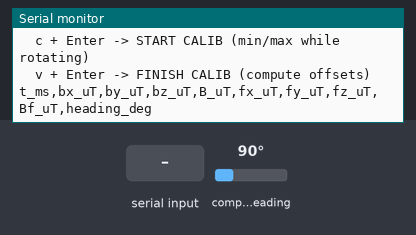
Recording of a sketch running on a simulated ESP32. Parts: the last lines printed to the serial monitor. Wiring (inferred from the names in the program): HMC5883L compass at I2C address 0x1E. Inputs (shaded band) come from the test bench; at power-on: compass heading 90°.

Above: at 2.9 s.
3.0 s: "s\n" received over Serial
At 3.5 s:
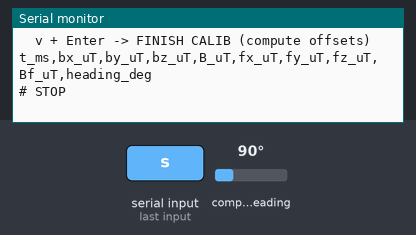
4.5 s: "r\n" received over Serial
At 4.61 s:
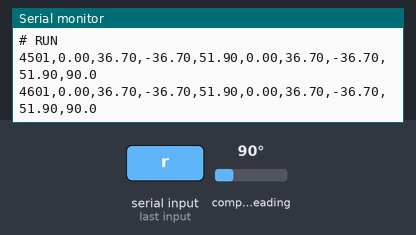
6.0 s: "f\n" received over Serial
At 6.11 s:
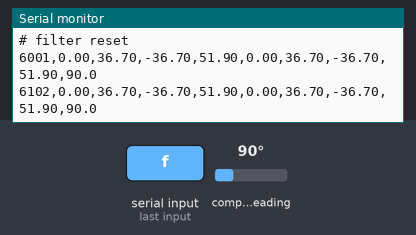
7.5 s: "c\n" received over Serial
At 7.61 s:
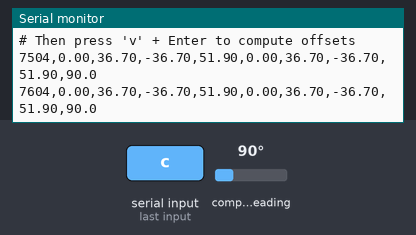
9.0 s: "v\n" received over Serial
At 9.11 s:
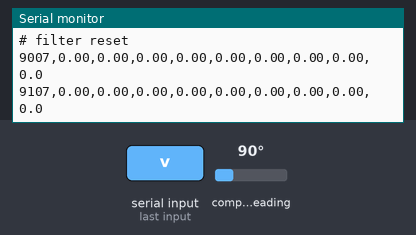
10.5 s: compass heading set to 7°
At 10.52 s:
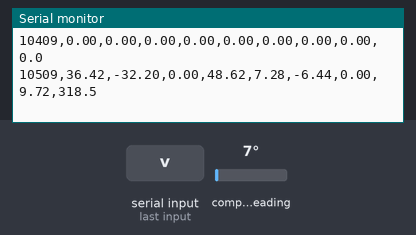
Timing chart, 0 to 13.0 s (numbered marks = the images above; inputs shaded):
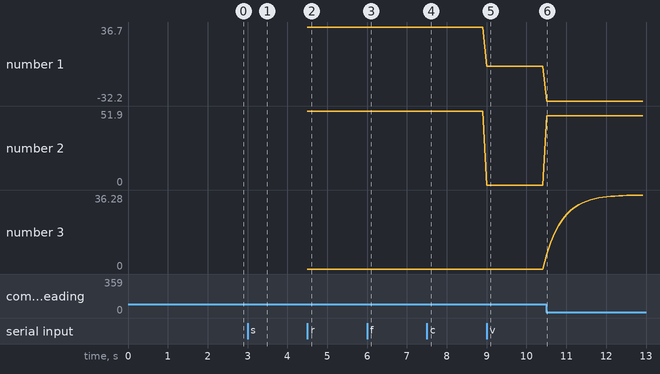

Measured:
- after the input at 3.0 s, the serial monitor: prints a new line at once (image 1)
- after the input at 4.5 s, the serial monitor: prints a new line at once (image 2)
- after the input at 6.0 s, the serial monitor: prints a new line at once (image 3)
- after the input at 7.5 s, the serial monitor: prints a new line at once (image 4)
- after the input at 9.0 s, the serial monitor: prints a new line at once (image 5)
- after the input at 10.5 s, the serial monitor: prints a new line at once (image 6)
- plotted number 1: 0 → -32.2 after the input at 10.5 s
- plotted number 2: 0 → 48.62 after the input at 10.5 s

The sketch:

dmp_project.ino
```cpp
#include <Wire.h>
#include <math.h>

#define MAG_ADDR 0x1E

//type 'r'
bool running = false;

// sampling period (ms)
const uint32_t SAMPLE_PERIOD_MS = 100;
uint32_t lastSampleMs = 0;

const float ALPHA = 0.2f;

const float LSB_PER_GAUSS = 1090.0f;
const float GAUSS_TO_UT   = 100.0f;

// filtered values (in microtesla)
bool filtInit = false;
float fx_uT = 0, fy_uT = 0, fz_uT = 0;

// hard-iron calibration
bool calib = false;
int16_t minX = 32767, minY = 32767, minZ = 32767;
int16_t maxX = -32768, maxY = -32768, maxZ = -32768;
float offX = 0, offY = 0, offZ = 0;

void writeReg(uint8_t reg, uint8_t val) {
  Wire.beginTransmission(MAG_ADDR);
  Wire.write(reg);
  Wire.write(val);
  Wire.endTransmission();
}

bool readRegs(uint8_t reg, uint8_t *buf, uint8_t len) {
  Wire.beginTransmission(MAG_ADDR);
  Wire.write(reg);
  if (Wire.endTransmission(false) != 0) return false;
  if (Wire.requestFrom((int)MAG_ADDR, (int)len) != len) return false;
  for (int i = 0; i < len; i++) buf[i] = Wire.read();
  return true;
}

// Read one magnetometer sample (raw counts)
bool readMagRaw(int16_t &mx, int16_t &my, int16_t &mz) {
  uint8_t b[6];
  if (!readRegs(0x03, b, 6)) return false;

  mx = (int16_t)((b[0] << 8) | b[1]);
  mz = (int16_t)((b[2] << 8) | b[3]);
  my = (int16_t)((b[4] << 8) | b[5]);
  return true;
}

void resetFilter() {
  filtInit = false;
  fx_uT = fy_uT = fz_uT = 0;
  Serial.println("# filter reset");
}

void calibStart() {
  calib = true;
  minX = minY = minZ = 32767;
  maxX = maxY = maxZ = -32768;
  Serial.println("# CALIB START: rotate the board slowly in all directions for ~10-20s");
  Serial.println("# Then press 'v' + Enter to compute offsets");
}

void calibFinish() {
  calib = false;
  offX = 0.5f * (float)(maxX + minX);
  offY = 0.5f * (float)(maxY + minY);
  offZ = 0.5f * (float)(maxZ + minZ);

  Serial.print("# OFFSETS (raw counts): offX,offY,offZ = ");
  Serial.print(offX, 2); Serial.print(",");
  Serial.print(offY, 2); Serial.print(",");
  Serial.println(offZ, 2);

  Serial.println("# Offsets are now applied BEFORE conversion to microtesla");
  resetFilter();
}

static inline float countsTo_uT(float counts) {
  return (counts / LSB_PER_GAUSS) * GAUSS_TO_UT;
}

void emitSample_uT(uint32_t t_ms, int16_t mx, int16_t my, int16_t mz) {
  // Update calibration min/max if active
  if (calib) {
    if (mx < minX) minX = mx; if (mx > maxX) maxX = mx;
    if (my < minY) minY = my; if (my > maxY) maxY = my;
    if (mz < minZ) minZ = mz; if (mz > maxZ) maxZ = mz;
  }

  // Apply offsets (hard-iron correction) in RAW counts
  float cx = (float)mx - offX;
  float cy = (float)my - offY;
  float cz = (float)mz - offZ;

  // Convert corrected values to microtesla
  float bx_uT = countsTo_uT(cx);
  float by_uT = countsTo_uT(cy);
  float bz_uT = countsTo_uT(cz);

  float B_uT = sqrtf(bx_uT * bx_uT + by_uT * by_uT + bz_uT * bz_uT);

  // EMA filter on microtesla axes
  if (!filtInit) {
    fx_uT = bx_uT; fy_uT = by_uT; fz_uT = bz_uT;
    filtInit = true;
  } else {
    fx_uT = ALPHA * bx_uT + (1.0f - ALPHA) * fx_uT;
    fy_uT = ALPHA * by_uT + (1.0f - ALPHA) * fy_uT;
    fz_uT = ALPHA * bz_uT + (1.0f - ALPHA) * fz_uT;
  }

  float Bf_uT = sqrtf(fx_uT * fx_uT + fy_uT * fy_uT + fz_uT * fz_uT);

  // Heading from filtered X/Y (not tilt-compensated)
  float heading = atan2f(fy_uT, fx_uT) * 180.0f / PI;
  if (heading < 0) heading += 360.0f;

  Serial.print(t_ms);
  Serial.print(",");
  Serial.print(bx_uT, 2); Serial.print(",");
  Serial.print(by_uT, 2); Serial.print(",");
  Serial.print(bz_uT, 2); Serial.print(",");
  Serial.print(B_uT, 2);  Serial.print(",");
  Serial.print(fx_uT, 2); Serial.print(",");
  Serial.print(fy_uT, 2); Serial.print(",");
  Serial.print(fz_uT, 2); Serial.print(",");
  Serial.print(Bf_uT, 2); Serial.print(",");
  Serial.println(heading, 1);
}

void setup() {
  Serial.begin(115200);
  delay(1500);

  Wire.begin(21, 22);
  delay(200);

  writeReg(0x00, 0b01110000);
  writeReg(0x01, 0b00100000);
  writeReg(0x02, 0x00);

  Serial.println("=== HMC5883L STREAM (microtesla + EMA + HEADING) ===");
  Serial.println("Commands:");
  Serial.println("  r + Enter -> RUN (continuous)");
  Serial.println("  s + Enter -> STOP");
  Serial.println("  1 + Enter -> SINGLE READ (then stop)");
  Serial.println("  f + Enter -> RESET FILTER");
  Serial.println("  c + Enter -> START CALIB (min/max while rotating)");
  Serial.println("  v + Enter -> FINISH CALIB (compute offsets)");
  Serial.println();
  Serial.println("t_ms,bx_uT,by_uT,bz_uT,B_uT,fx_uT,fy_uT,fz_uT,Bf_uT,heading_deg");
}

void loop() {
  // Serial control
  while (Serial.available()) {
    char c = Serial.read();
    if (c == '\n' || c == '\r') continue;

    if (c == 's') {
      running = false;
      Serial.println("# STOP");
    } else if (c == 'r') {
      running = true;
      Serial.println("# RUN");
    } else if (c == 'f') {
      resetFilter();
    } else if (c == 'c') {
      calibStart();
    } else if (c == 'v') {
      calibFinish();
    } else if (c == '1') {
      int16_t mx, my, mz;
      if (readMagRaw(mx, my, mz)) {
        emitSample_uT(millis(), mx, my, mz);
      } else {
        Serial.println("# Read failed");
      }
      running = false;
      Serial.println("# STOP");
    }
  }

  if (!running) return;

  // Timed sampling
  uint32_t now = millis();
  if (now - lastSampleMs < SAMPLE_PERIOD_MS) return;
  lastSampleMs = now;

  int16_t mx, my, mz;
  if (!readMagRaw(mx, my, mz)) {
    Serial.println("# Read failed");
    return;
  }

  emitSample_uT(now, mx, my, mz);
}
```
